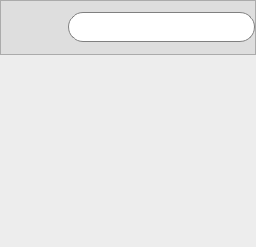
            <widget class="QWidget" name="personility">
             <property name="styleSheet">
              <string notr="true">QListWidget{
	background:white;
	border:none;
}</string>
             </property>
             <layout class="QVBoxLayout" name="verticalLayout_5">
              <property name="spacing">
               <number>0</number>
              </property>
              <property name="leftMargin">
               <number>0</number>
              </property>
              <property name="topMargin">
               <number>0</number>
              </property>
              <property name="rightMargin">
               <number>0</number>
              </property>
              <property name="bottomMargin">
               <number>0</number>
              </property>
              <item>
               <widget class="QFrame" name="frame_6">
                <property name="sizePolicy">
                 <sizepolicy hsizetype="Preferred" vsizetype="Minimum">
                  <horstretch>0</horstretch>
                  <verstretch>0</verstretch>
                 </sizepolicy>
                </property>
                <property name="minimumSize">
                 <size>
                  <width>0</width>
                  <height>55</height>
                 </size>
                </property>
                <property name="maximumSize">
                 <size>
                  <width>16777215</width>
                  <height>166668</height>
                 </size>
                </property>
                <property name="styleSheet">
                 <string notr="true">QFrame{
	background:white;
	background-color: rgb(222, 222, 222);
}</string>
                </property>
                <property name="frameShape">
                 <enum>QFrame::StyledPanel</enum>
                </property>
                <property name="frameShadow">
                 <enum>QFrame::Raised</enum>
                </property>
                <layout class="QHBoxLayout" name="horizontalLayout_10">
                 <property name="spacing">
                  <number>0</number>
                 </property>
                 <property name="leftMargin">
                  <number>20</number>
                 </property>
                 <property name="topMargin">
                  <number>0</number>
                 </property>
                 <property name="rightMargin">
                  <number>0</number>
                 </property>
                 <property name="bottomMargin">
                  <number>0</number>
                 </property>
                 <item>
                  <widget class="QPushButton" name="refreshButton">
                   <property name="minimumSize">
                    <size>
                     <width>0</width>
                     <height>35</height>
                    </size>
                   </property>
                   <property name="cursor">
                    <cursorShape>PointingHandCursor</cursorShape>
                   </property>
                   <property name="styleSheet">
                    <string notr="true">QPushButton{
	background:transparent;
	border:none;
}</string>
                   </property>
                   <property name="text">
                    <string/>
                   </property>
                   <property name="icon">
                    <iconset resource="../../icons.qrc">
                     <normaloff>:/new/prefix1/icons/refresh.svg</normaloff>:/new/prefix1/icons/refresh.svg</iconset>
                   </property>
                   <property name="iconSize">
                    <size>
                     <width>25</width>
                     <height>25</height>
                    </size>
                   </property>
                  </widget>
                 </item>
                 <item>
                  <spacer name="horizontalSpacer_14">
                   <property name="orientation">
                    <enum>Qt::Horizontal</enum>
                   </property>
                   <property name="sizeType">
                    <enum>QSizePolicy::Fixed</enum>
                   </property>
                   <property name="sizeHint" stdset="0">
                    <size>
                     <width>15</width>
                     <height>20</height>
                    </size>
                   </property>
                  </spacer>
                 </item>
                 <item>
                  <widget class="QLineEdit" name="lineEdit">
                   <property name="minimumSize">
                    <size>
                     <width>0</width>
                     <height>30</height>
                    </size>
                   </property>
                   <property name="styleSheet">
                    <string notr="true">QLineEdit {
	color: rgb(0, 0, 0);
	font: 25 10pt &quot;Microsoft YaHei UI&quot;;
	background:white;
	border:1px solid gray;
	border-radius:15px;
	padding-left: 2px;
        }
QLineEdit:hover{
       border-color:rgb(53, 134, 255);
}
QLineEdit:checked{
	
    border-color: #3586FF;

}</string>
                   </property>
                  </widget>
                 </item>
                </layout>
               </widget>
              </item>
              <item>
               <widget class="QListWidget" name="personilityList">
                <property name="toolTipDuration">
                 <number>-1</number>
                </property>
                <property name="styleSheet">
                 <string notr="true">QListWidget {
	background-color: rgb(237, 237, 237);
      border: none;
    }
     QScrollBar:vertical {
        border: none;
        background: white;
        width: 8px;  /* 控制滚动条的宽度 */
        margin: 0px 0px 0px 0px;
    }

    QScrollBar::handle:vertical {
        background: rgba(128, 128, 128, 150); /* 使滚动条变细 */
        min-height: 10px;
	    max-height: 10px;
        border-radius: 4px; /* 圆角滚动条 */
    }
    QScrollBar::handle:vertical:hover {
        background: rgba(100, 100, 100, 180); /* 悬浮时加深颜色 */
    }
    QScrollBar::add-line:vertical, QScrollBar::sub-line:vertical {
        border: none;
        background: none;
    }
    QScrollBar::up-arrow:vertical, QScrollBar::down-arrow:vertical {
        background: none;
    }
    QScrollBar::add-page:vertical, QScrollBar::sub-page:vertical {
        background: none;
    }
</string>
                </property>
                <property name="horizontalScrollBarPolicy">
                 <enum>Qt::ScrollBarAlwaysOff</enum>
                </property>
               </widget>
              </item>
             </layout>
            </widget>
